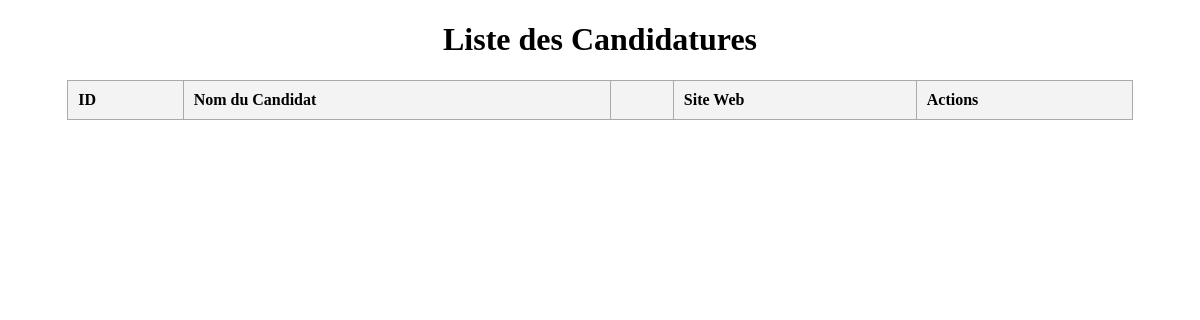
/src/vue/ListeCandidature.php, run on an earlier commit of the app's database.
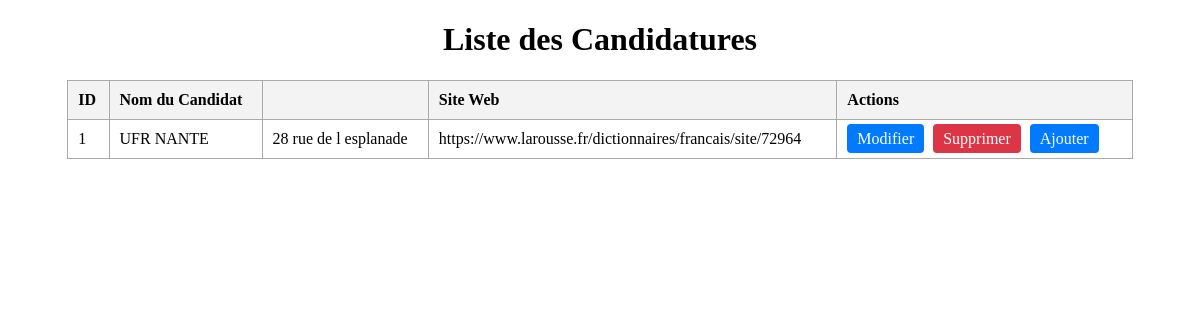
And on a later commit of the database.
### tables this page shows
CREATE TABLE IF NOT EXISTS `etablissement` (
  `id_etablissement` int NOT NULL AUTO_INCREMENT,
  `nom_etablissement` varchar(50) NOT NULL,
  `adresse_etablissement` varchar(50) NOT NULL,
  `site_web_etablissement` varchar(100) NOT NULL,
  PRIMARY KEY (`id_etablissement`)
);

### src/vue/ListeCandidature.php (the view, shortened to what this page needs)
<?php
$pdo = (new \Bdd())->getBdd();
$etablissements = $pdo->query('SELECT * FROM etablissement')->fetchAll(PDO::FETCH_ASSOC);
?>
    <!DOCTYPE html>
    <html lang="fr">
    <head>
    </head>
    <body>
    <h1 style="text-align:center;">Liste des Candidatures</h1>
    <table>
        <thead>
        <tr>
            <th>ID</th>
            <th>Nom du Candidat</th>
            <th></th>
            <th>Site Web</th>
            <th>Actions</th>
        </tr>
        </thead>
        <tbody>
        <?php foreach ($etablissements as $etablissement): ?>
            <tr>
                <td><?= htmlspecialchars($etablissement['id_etablissement']) ?></td>
                <td><?= htmlspecialchars($etablissement['nom_etablissement']) ?></td>
                <td><?= htmlspecialchars($etablissement['adresse_etablissement']) ?></td>
                <td><?= htmlspecialchars($etablissement['site_web_etablissement']) ?></td>
                <td>
                    <a class="button" href="ModifierEtablissement.php?id=<?= $etablissement['id_etablissement'] ?>">Modifier</a>
                    <a class="button delete" href="SupprimerEtablissement.php?id=<?= $etablissement['id_etablissement'] ?>" onclick="return confirm('Voulez-vous vraiment supprimer cet établissement ?');">Supprimer</a>
                    <a class="button" href="CreeEtablissement.php">Ajouter</a>
                </td>
            </tr>
        <?php endforeach; ?>
        </tbody>
    </table>
    </body>
    </html>

What changed in the data, as far as the page shows it:
added etablissement: id_etablissement "1", nom_etablissement "UFR NANTE", adresse_etablissement "28 rue de l esplanade", site_web_etablissement "https://www.larousse.fr/dictionnaires/francais/site/72964"
